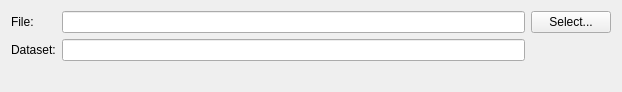
<?xml version="1.0" encoding="UTF-8"?>
<ui version="4.0">
 <class>Form</class>
 <widget class="QWidget" name="Form">
  <property name="geometry">
   <rect>
    <x>0</x>
    <y>0</y>
    <width>622</width>
    <height>92</height>
   </rect>
  </property>
  <property name="sizePolicy">
   <sizepolicy hsizetype="Preferred" vsizetype="Preferred">
    <horstretch>0</horstretch>
    <verstretch>0</verstretch>
   </sizepolicy>
  </property>
  <property name="windowTitle">
   <string>Form</string>
  </property>
  <layout class="QGridLayout" name="gridLayout">
   <item row="0" column="0">
    <widget class="QLabel" name="label">
     <property name="text">
      <string>File:</string>
     </property>
    </widget>
   </item>
   <item row="0" column="1">
    <widget class="QLineEdit" name="filepathEdit"/>
   </item>
   <item row="1" column="0">
    <widget class="QLabel" name="datasetLabel">
     <property name="text">
      <string>Dataset:</string>
     </property>
    </widget>
   </item>
   <item row="1" column="1">
    <widget class="QLineEdit" name="datasetEdit"/>
   </item>
   <item row="2" column="2">
    <spacer name="verticalSpacer">
     <property name="orientation">
      <enum>Qt::Vertical</enum>
     </property>
     <property name="sizeHint" stdset="0">
      <size>
       <width>20</width>
       <height>20</height>
      </size>
     </property>
    </spacer>
   </item>
   <item row="0" column="2">
    <widget class="QPushButton" name="fileSelectButton">
     <property name="text">
      <string>Select...</string>
     </property>
    </widget>
   </item>
  </layout>
 </widget>
 <resources/>
 <connections/>
</ui>
